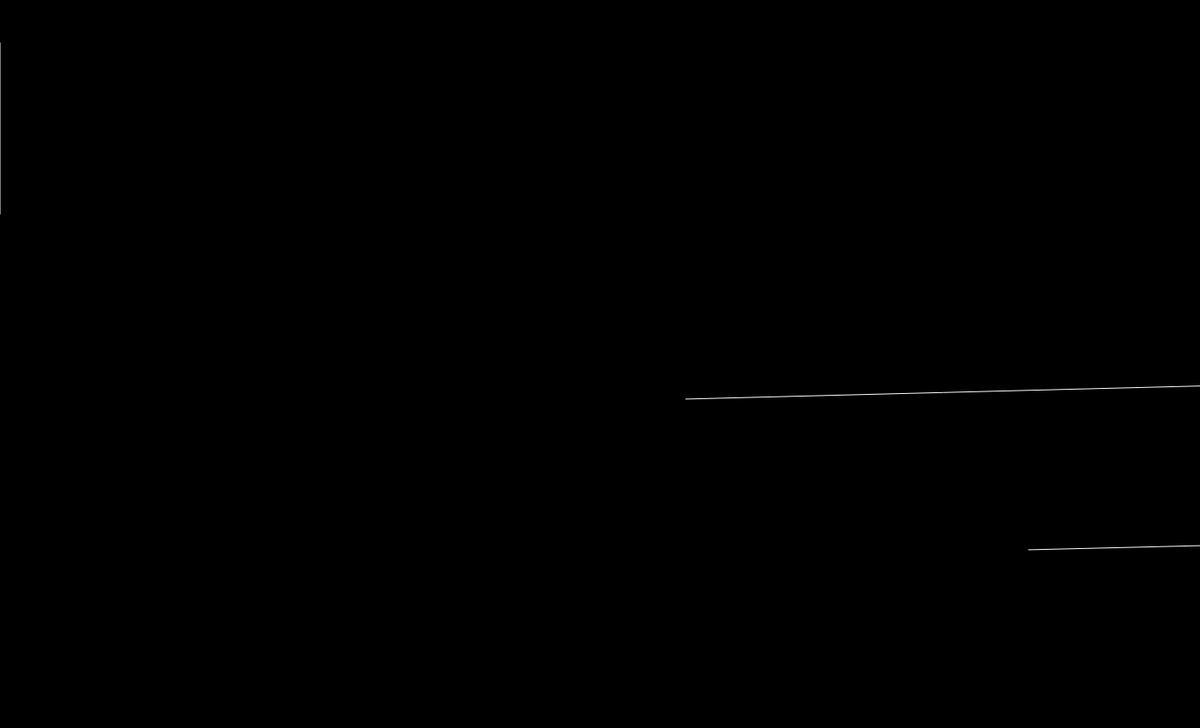
Frame 1 (no input)
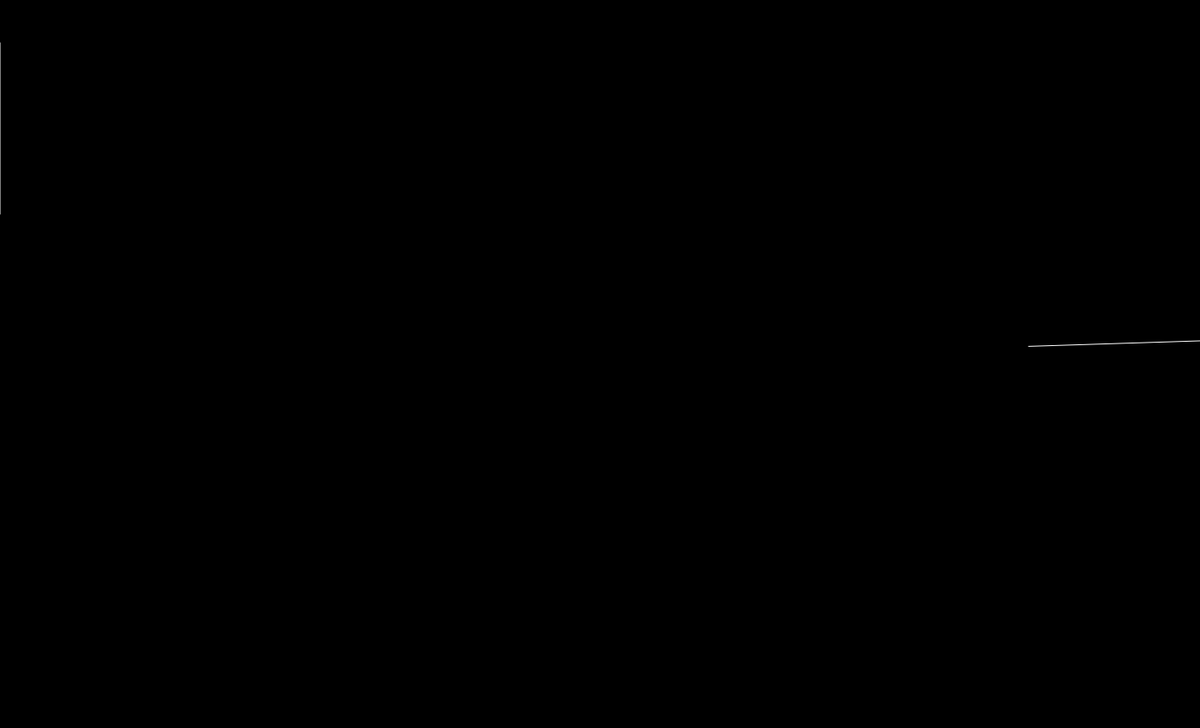
Frame 60 (no input)
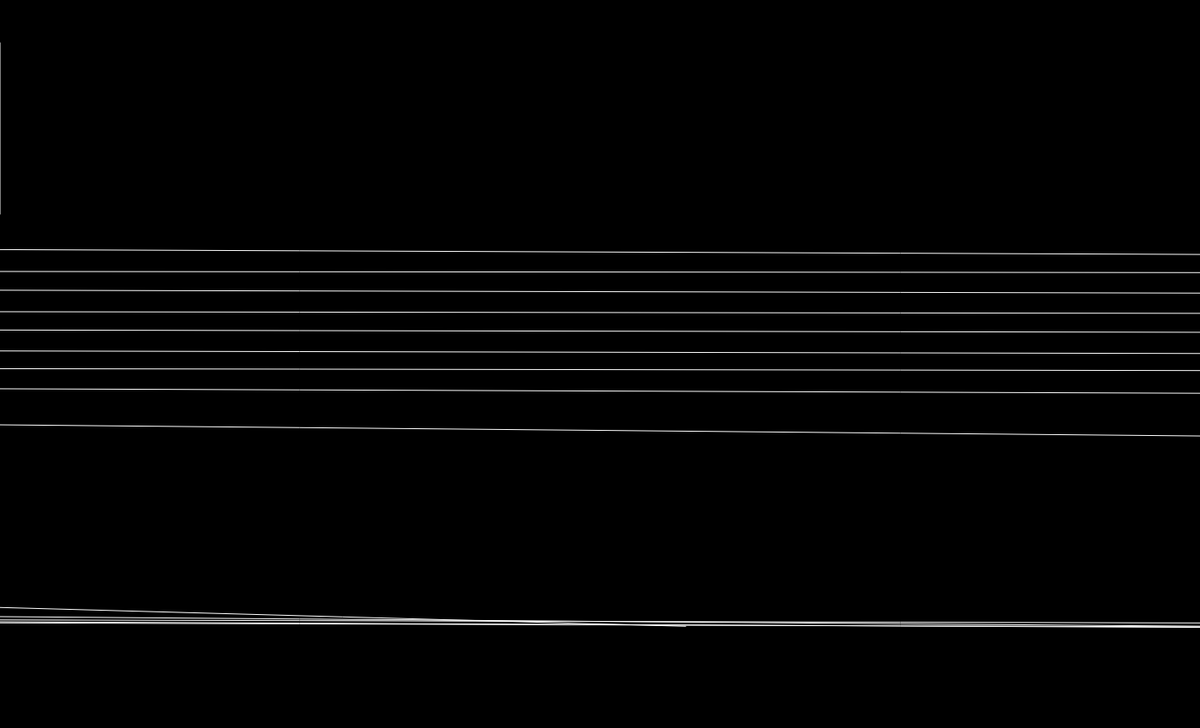
Frame 120 (the mouse pressed at the canvas centre since frame 60)

The p5.js sketch that drew these frames (run headless with seeded random() and noise() and a simulated clock; from frame 60 on, the mouse is pressed at the canvas centre):

// p5.js sketch
// ── sketch.js
// just draws a circle

function setup() {
	// create a place to draw
	createCanvas(1400, 850);
	//noLoop();
}


function draw() {
	// clear the background
	background(0, 0, 0);
	stroke(255, 255, 255);



	var r = random(-500, 500);

	var a = 0.0;
	var inc = TWO_PI / 125.0;
	for (var i = 0; i < 25; i++) {
		line(i * 40 * r, 50, i * 400, 250 + sin(a) * 500.0);
		a = a + inc * r;
	}



}
